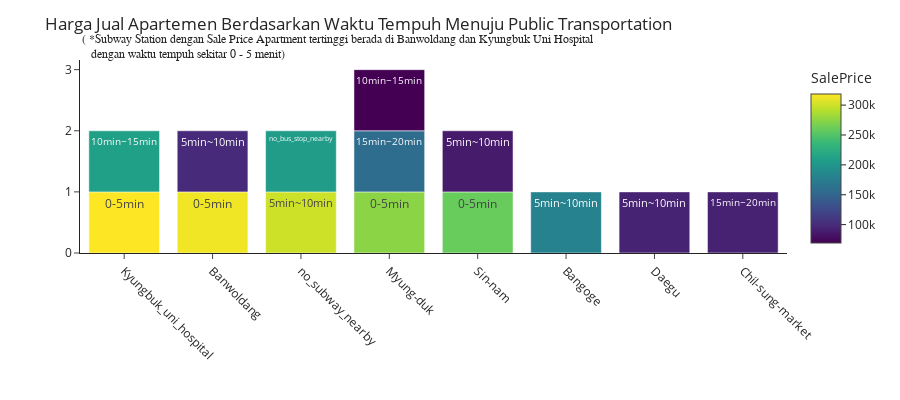

The notebook cell saved with this chart:
### Markdown cell above
**Banwoldang** **SubwayStation** memiliki nilai median **SalePrice** apartment yang paling tinggi dibanding **SubwayStation** yang lain. Hal ini menunjukkan bahwa **Banwoldang SubwayStation** mungkin berlokasi di daerah yang lebih premium atau strategis, yang membuat properti di sekitar stasiun ini memiliki nilai lebih tinggi.

### Code cell
fig = px.bar(df.groupby(['SubwayStation', 'TimeToSubway'])[['SalePrice']].median().reset_index().sort_values('SalePrice', ascending=False),
             x="SubwayStation", 
             color="SalePrice", 
             text="TimeToSubway",
             template="simple_white"
             )

annotations = []
annotations.append(dict(xref='paper', yref='paper',
                        x=0.0, y=1.15,
                        text='( *Subway Station dengan Sale Price Apartment tertinggi berada di Banwoldang dan Kyungbuk Uni Hospital\n',
                             font=dict(family='Arial', size=12),
                        showarrow=False))
annotations.append(dict(xref='paper', yref='paper',
                        x=0.0, y=1.07,
                        text='   dengan waktu tempuh sekitar 0 - 5 menit)',
                             font=dict(family='Arial', size=12),
                        showarrow=False))


# Update layout to set proper titles and axis labels
fig.update_layout(
    title_text="Harga Jual Apartemen Berdasarkan Waktu Tempuh Menuju Public Transportation",
    xaxis_title=" ",
    yaxis_title=" ",
    showlegend=False,
    width=900,
    height=400,
    template="simple_white"
)

fig.update_layout(annotations=annotations, barmode='group', xaxis_tickangle=45)
fig.show()

### Figure 1 — Plotly figure (JSON) as saved in the notebook; plotly's stock layout.template omitted (floating-point values rounded to 4 significant figures)
{"data": [{"alignmentgroup": "True", "hovertemplate": "SubwayStation=%{x}<br>count=%{y}<br>TimeToSubway=%{text}<br>SalePrice=%{marker.color}<extra></extra>", "legendgroup": "", "marker": {"color": [318584, 314159, 300000.0, 274336, 260176, 209734, 205345, 179867, 157964, 98938, 93141, 92920, 87610, 69250.0], "coloraxis": "coloraxis", "pattern": {"shape": ""}}, "name": "", "offsetgroup": "", "orientation": "v", "showlegend": false, "text": ["0-5min", "0-5min", "5min~10min", "0-5min", "0-5min", "10min~15min", "no_bus_stop_nearby", "5min~10min", "15min~20min", "5min~10min", "5min~10min", "15min~20min", "5min~10min", "10min~15min"], "textposition": "auto", "type": "bar", "x": ["Kyungbuk_uni_hospital", "Banwoldang", "no_subway_nearby", "Myung-duk", "Sin-nam", "Kyungbuk_uni_hospital", "no_subway_nearby", "Bangoge", "Myung-duk", "Banwoldang", "Daegu", "Chil-sung-market", "Sin-nam", "Myung-duk"], "xaxis": "x", "y": [1, 1, 1, 1, 1, 1, 1, 1, 1, 1, 1, 1, 1, 1], "yaxis": "y"}], "layout": {"annotations": [{"font": {"family": "Arial", "size": 12}, "showarrow": false, "text": "( *Subway Station dengan Sale Price Apartment tertinggi berada di Banwoldang dan Kyungbuk Uni Hospital\n", "x": 0, "xref": "paper", "y": 1.15, "yref": "paper"}, {"font": {"family": "Arial", "size": 12}, "showarrow": false, "text": "   dengan waktu tempuh sekitar 0 - 5 menit)", "x": 0, "xref": "paper", "y": 1.07, "yref": "paper"}], "barmode": "group", "coloraxis": {"colorbar": {"title": {"text": "SalePrice"}}, "colorscale": [[0, "#440154"], [0.1111, "#482878"], [0.2222, "#3e4989"], [0.3333, "#31688e"], [0.4444, "#26828e"], [0.5556, "#1f9e89"], [0.6667, "#35b779"], [0.7778, "#6ece58"], [0.8889, "#b5de2b"], [1, "#fde725"]]}, "height": 400, "legend": {"tracegroupgap": 0}, "margin": {"t": 60}, "showlegend": false, "title": {"text": "Harga Jual Apartemen Berdasarkan Waktu Tempuh Menuju Public Transportation"}, "width": 900, "xaxis": {"anchor": "y", "domain": [0, 1], "tickangle": 45, "title": {"text": " "}}, "yaxis": {"anchor": "x", "domain": [0, 1], "title": {"text": " "}}}}
